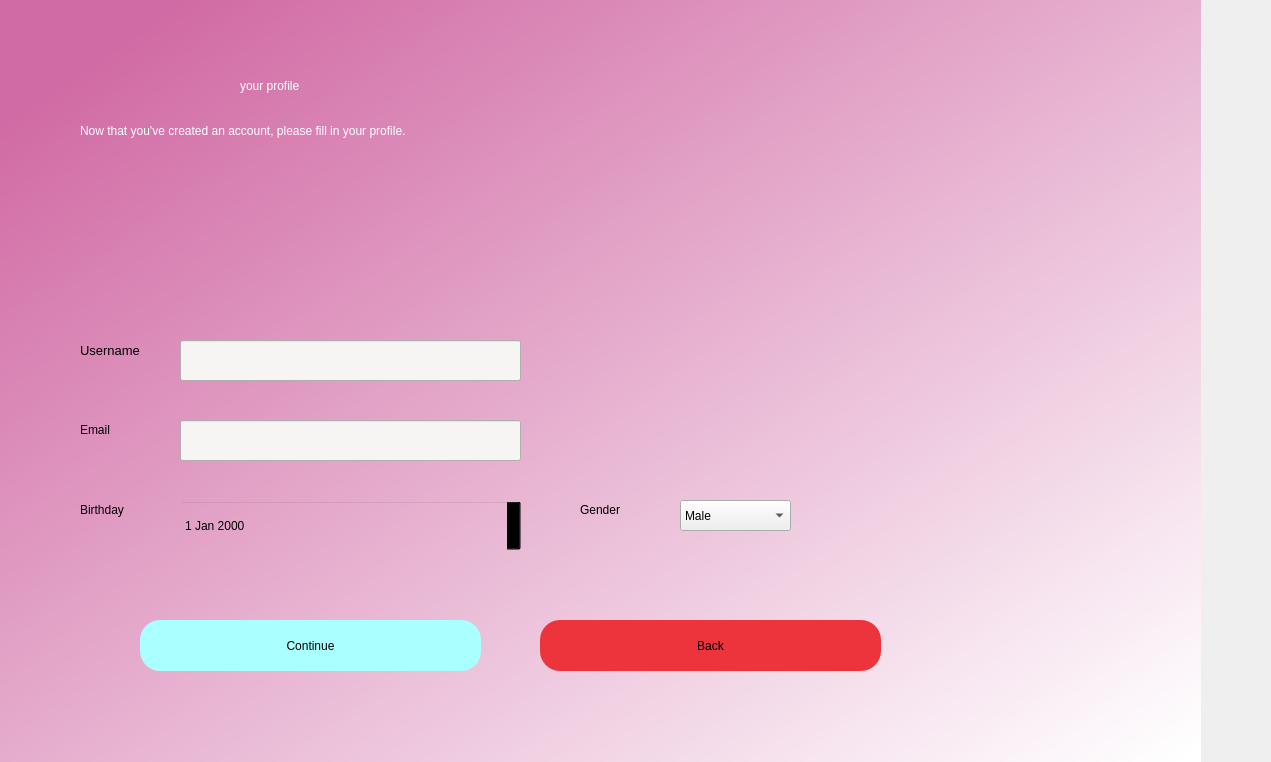
<?xml version="1.0" encoding="UTF-8"?>
<ui version="4.0">
 <class>Dialog</class>
 <widget class="QDialog" name="Dialog">
  <property name="geometry">
   <rect>
    <x>0</x>
    <y>0</y>
    <width>1271</width>
    <height>762</height>
   </rect>
  </property>
  <property name="windowTitle">
   <string>Dialog</string>
  </property>
  <widget class="QWidget" name="bgwidget" native="true">
   <property name="geometry">
    <rect>
     <x>0</x>
     <y>-30</y>
     <width>1201</width>
     <height>801</height>
    </rect>
   </property>
   <property name="styleSheet">
    <string notr="true">QWidget#bgwidget{
background-color:qlineargradient(spread:pad, x1:0.091, y1:0.101636, x2:0.991379, y2:0.977, stop:0 rgba(209, 107, 165, 255), stop:1 rgba(255, 255, 255, 255));}</string>
   </property>
   <widget class="QLabel" name="label">
    <property name="geometry">
     <rect>
      <x>240</x>
      <y>80</y>
      <width>471</width>
      <height>71</height>
     </rect>
    </property>
    <property name="styleSheet">
     <string notr="true">font: 36pt &quot;MS Shell Dlg 2&quot;; color:rgb(255, 255, 255)</string>
    </property>
    <property name="text">
     <string>your profile</string>
    </property>
   </widget>
   <widget class="QLabel" name="label_2">
    <property name="geometry">
     <rect>
      <x>80</x>
      <y>140</y>
      <width>761</width>
      <height>41</height>
     </rect>
    </property>
    <property name="styleSheet">
     <string notr="true">font: 16pt &quot;MS Shell Dlg 2&quot;;color:rgb(255, 255, 255)</string>
    </property>
    <property name="text">
     <string>Now that you've created an account, please fill in your profile.</string>
    </property>
   </widget>
   <widget class="QPushButton" name="continue_2">
    <property name="geometry">
     <rect>
      <x>140</x>
      <y>650</y>
      <width>341</width>
      <height>51</height>
     </rect>
    </property>
    <property name="styleSheet">
     <string notr="true">border-radius:20px;
background-color: rgb(170, 255, 255);
font: 14pt &quot;MS Shell Dlg 2&quot;;</string>
    </property>
    <property name="text">
     <string>Continue</string>
    </property>
   </widget>
   <widget class="QLineEdit" name="username_edit">
    <property name="geometry">
     <rect>
      <x>180</x>
      <y>370</y>
      <width>341</width>
      <height>41</height>
     </rect>
    </property>
    <property name="styleSheet">
     <string notr="true">background-color:rgba(0,0,0,0);
background-color: rgb(246, 245, 244);
font: 12pt &quot;MS Shell Dlg 2&quot;;</string>
    </property>
   </widget>
   <widget class="QLabel" name="label_3">
    <property name="geometry">
     <rect>
      <x>80</x>
      <y>370</y>
      <width>81</width>
      <height>20</height>
     </rect>
    </property>
    <property name="font">
     <font>
      <family>MS Shell Dlg 2</family>
      <pointsize>10</pointsize>
      <weight>50</weight>
      <italic>false</italic>
      <bold>false</bold>
     </font>
    </property>
    <property name="styleSheet">
     <string notr="true">font: 10pt &quot;MS Shell Dlg 2&quot;;</string>
    </property>
    <property name="text">
     <string>Username</string>
    </property>
   </widget>
   <widget class="QLabel" name="Email">
    <property name="geometry">
     <rect>
      <x>80</x>
      <y>450</y>
      <width>81</width>
      <height>20</height>
     </rect>
    </property>
    <property name="styleSheet">
     <string notr="true">font: 10pt &quot;MS Shell Dlg 2&quot;;</string>
    </property>
    <property name="text">
     <string>Email</string>
    </property>
   </widget>
   <widget class="QLabel" name="error">
    <property name="geometry">
     <rect>
      <x>440</x>
      <y>456</y>
      <width>341</width>
      <height>20</height>
     </rect>
    </property>
    <property name="styleSheet">
     <string notr="true">font: 12pt &quot;MS Shell Dlg 2&quot;; color:red;</string>
    </property>
    <property name="text">
     <string/>
    </property>
   </widget>
   <widget class="QDateEdit" name="birthday">
    <property name="geometry">
     <rect>
      <x>180</x>
      <y>530</y>
      <width>341</width>
      <height>51</height>
     </rect>
    </property>
    <property name="styleSheet">
     <string notr="true">background-color:rgba(0,0,0,0);
font: 12pt &quot;MS Shell Dlg 2&quot;;</string>
    </property>
   </widget>
   <widget class="QLabel" name="label_6">
    <property name="geometry">
     <rect>
      <x>80</x>
      <y>530</y>
      <width>81</width>
      <height>20</height>
     </rect>
    </property>
    <property name="styleSheet">
     <string notr="true">font: 10pt &quot;MS Shell Dlg 2&quot;;</string>
    </property>
    <property name="text">
     <string>Birthday</string>
    </property>
   </widget>
   <widget class="QLabel" name="image">
    <property name="geometry">
     <rect>
      <x>80</x>
      <y>190</y>
      <width>151</width>
      <height>141</height>
     </rect>
    </property>
    <property name="styleSheet">
     <string notr="true">border-radius:50%;</string>
    </property>
    <property name="text">
     <string/>
    </property>
    <property name="scaledContents">
     <bool>true</bool>
    </property>
   </widget>
   <widget class="QComboBox" name="comboBox">
    <property name="geometry">
     <rect>
      <x>680</x>
      <y>530</y>
      <width>111</width>
      <height>31</height>
     </rect>
    </property>
    <property name="styleSheet">
     <string notr="true">border-color: rgb(0, 0, 127);
font: 12pt &quot;MS Shell Dlg 2&quot;;</string>
    </property>
    <item>
     <property name="text">
      <string>Male</string>
     </property>
    </item>
    <item>
     <property name="text">
      <string>Female</string>
     </property>
    </item>
    <item>
     <property name="text">
      <string>Rather Not Say</string>
     </property>
    </item>
    <item>
     <property name="text">
      <string>Other</string>
     </property>
    </item>
   </widget>
   <widget class="QLabel" name="label_8">
    <property name="geometry">
     <rect>
      <x>580</x>
      <y>530</y>
      <width>81</width>
      <height>20</height>
     </rect>
    </property>
    <property name="styleSheet">
     <string notr="true">font: 10pt &quot;MS Shell Dlg 2&quot;;</string>
    </property>
    <property name="text">
     <string>Gender</string>
    </property>
   </widget>
   <widget class="QPushButton" name="back">
    <property name="geometry">
     <rect>
      <x>540</x>
      <y>650</y>
      <width>341</width>
      <height>51</height>
     </rect>
    </property>
    <property name="styleSheet">
     <string notr="true">border-radius:20px;
background-color: rgb(237, 51, 59);
font: 14pt &quot;MS Shell Dlg 2&quot;;</string>
    </property>
    <property name="text">
     <string>Back</string>
    </property>
   </widget>
   <widget class="QLineEdit" name="editmail">
    <property name="geometry">
     <rect>
      <x>180</x>
      <y>450</y>
      <width>341</width>
      <height>41</height>
     </rect>
    </property>
    <property name="styleSheet">
     <string notr="true">background-color:rgba(0,0,0,0);
background-color: rgb(246, 245, 244);
font: 12pt &quot;MS Shell Dlg 2&quot;;</string>
    </property>
   </widget>
  </widget>
 </widget>
 <resources>
  <include location="placeholder.qrc"/>
 </resources>
 <connections/>
</ui>
